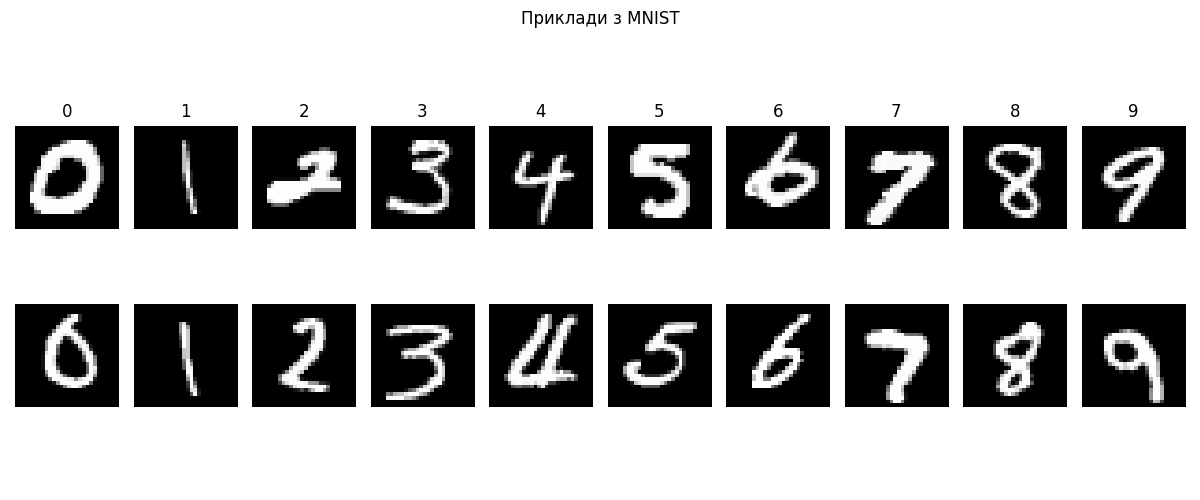
#> input picture lab4/lab_results/mnist_samples.png, 1200 x 500 px
$ python -i main.py   (imports and definitions only)
#> lines starting #> are read from the running program, lines starting #| are printed output that depends on the picture; after the words box and inside, x2 and y2 are one past the last pixel; in counts of white or black regions, pixels touching at a corner belong together
import tensorflow as tf
from tensorflow.keras import layers, models, datasets, utils
import numpy as np
import matplotlib.pyplot as plt
import seaborn as sns
from sklearn.metrics import confusion_matrix, classification_report
import pandas as pd
import cv2
import os
import glob
from scipy import ndimage
import random

SEED = 42
os.environ['PYTHONHASHSEED'] = str(SEED)
# [3 lines not run here, left out]
OUTPUT_DIR = 'lab_results'

# [5 lines not run here, left out]

# [1 line that did not run here, left out]

# [1 line that did not run here, left out]
# [1 line that did not run here, left out]

# [1 line that did not run here, left out]
# [1 line that did not run here, left out]

# [1 line that did not run here, left out]
# [1 line that did not run here, left out]

def visualize_mnist_samples(images, labels, save_name="mnist_samples.png"):
    plt.figure(figsize=(12, 5))
    for i in range(10):
        indices = np.where(labels == i)[0]
        count = min(len(indices), 2)
        random_indices = np.random.choice(indices, count, replace=False)
        for j, idx in enumerate(random_indices):
            ax = plt.subplot(2, 10, i + 1 + j * 10)
            plt.imshow(images[idx], cmap='gray')
            plt.axis('off')
            if j == 0:
                ax.set_title(str(i))
    plt.suptitle("Приклади з MNIST")
    plt.tight_layout()
    plt.savefig(os.path.join(OUTPUT_DIR, save_name))

# [3 lines not run here, left out]

def get_best_shift(img):
    cy, cx = ndimage.center_of_mass(img)
    rows, cols = img.shape
    shiftx = np.round(cols / 2.0 - cx).astype(int)
    shifty = np.round(rows / 2.0 - cy).astype(int)
    return shiftx, shifty

def shift(img, sx, sy):
    rows, cols = img.shape
    M = np.float32([[1, 0, sx], [0, 1, sy]])
    shifted = cv2.warpAffine(img, M, (cols, rows))
    return shifted

def process_custom_image(img_path):
#> called with img_path = 'lab_results/mnist_samples.png'
    img = cv2.imread(img_path, cv2.IMREAD_GRAYSCALE)
#> img is the input picture: shape (500, 1200); min 0, max 255, mean 177.8
    if img is None: return None

    img = cv2.GaussianBlur(img, (5, 5), 0)
    _, img_thresh = cv2.threshold(img, 0, 255, cv2.THRESH_BINARY_INV + cv2.THRESH_OTSU)
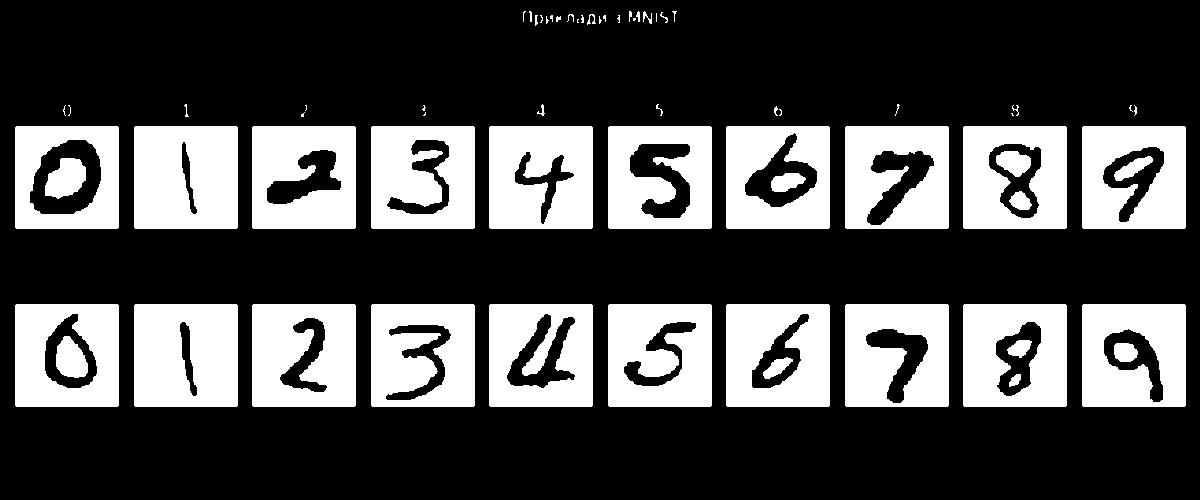
#> img_thresh: shape (500, 1200); 30.2% white; 67 white regions (22 under 20 px), largest, box (x1, y1, x2, y2) and area: (134, 126, 238, 229) 10334, (134, 304, 238, 407) 10183, (489, 126, 593, 229) 9611

    coords = cv2.findNonZero(img_thresh)
#> coords = contour of 181331 points, box (x1, y1, x2, y2) (15, 11, 1186, 407), area 123811
    if coords is None: return None
    x, y, w, h = cv2.boundingRect(coords)
#> x = 15; y = 11; w = 1171; h = 396
    pad = 10
    img_thresh = img_thresh[max(0, y - pad):min(img_thresh.shape[0], y + h + pad),
    max(0, x - pad):min(img_thresh.shape[1], x + w + pad)]
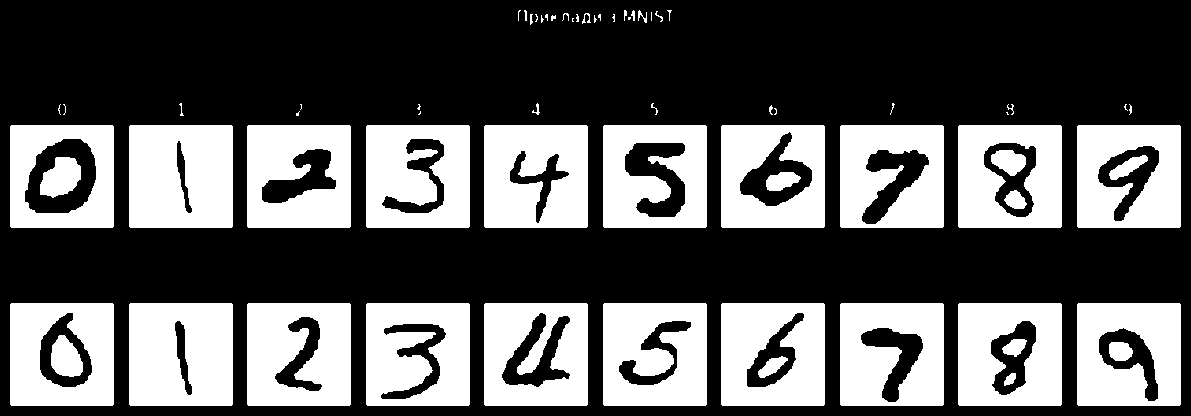
#> img_thresh: shape (416, 1191); 36.6% white; 67 white regions (22 under 20 px), largest, box (x1, y1, x2, y2) and area: (129, 125, 233, 228) 10334, (129, 303, 233, 406) 10183, (484, 125, 588, 228) 9611

    rows, cols = img_thresh.shape
#> rows = 416; cols = 1191
    if rows > cols:
        factor = 20.0 / rows
        rows = 20
        cols = int(round(cols * factor))
    else:
        factor = 20.0 / cols
#> factor = 0.0168
        cols = 20
        rows = int(round(rows * factor))
#> rows = 7

    if cols == 0 or rows == 0: return None

    img_thresh = cv2.resize(img_thresh, (cols, rows), interpolation=cv2.INTER_AREA)

    new_img = np.zeros((28, 28), dtype=np.uint8)
    start_row = (28 - rows) // 2
#> start_row = 10
    start_col = (28 - cols) // 2
    new_img[start_row:start_row + rows, start_col:start_col + cols] = img_thresh
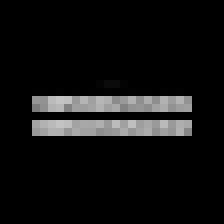
#> new_img: shape (28, 28) (shown 8 times larger); min 0, max 196, mean 16.7
    shiftx, shifty = get_best_shift(new_img)
#> in get_best_shift, `cy, cx = ndimage.center_of_mass(img)`: cy = 13.99; cx = 13.42
#> in get_best_shift, `shiftx = np.round(cols / 2.0 - cx).astype(int)`: shiftx = 1
#> in get_best_shift, `shifty = np.round(rows / 2.0 - cy).astype(int)`: shifty = 0
#> shiftx = 1; shifty = 0
    shifted = shift(new_img, shiftx, shifty)
#> in shift, `M = np.float32([[1, 0, sx], [0, 1, sy]])`: M = [[1, 0, 1], [0, 1, 0]]
#> in shift, `shifted = cv2.warpAffine(img, M, (cols, rows))`:
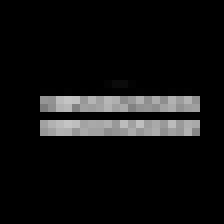
#> shifted: shape (28, 28) (shown 8 times larger); min 0, max 196, mean 16.7

    return shifted.astype('float32') / 255.0

def load_custom_dataset(folder_path='my_digits'):
    custom_images = []
    custom_labels = []

    if not os.path.exists(folder_path):
        print(f"УВАГА: Папка '{folder_path}' не знайдена. Створіть папку та додайте фото.")
        return None, None

    extensions = ['*.jpg', '*.jpeg', '*.png', '*.bmp']
    files = []
    for ext in extensions:
        files.extend(glob.glob(os.path.join(folder_path, ext)))

    print(f"Знайдено {len(files)} файлів.")
    if not files: return None, None

    for f in files:
        try:
            filename = os.path.basename(f)

            if filename[0].isdigit():
                label = int(filename[0])
                img = process_custom_image(f)
                if img is not None:
                    custom_images.append(img)
                    custom_labels.append(label)
        except Exception as e:
            print(f"Помилка файлу {f}: {e}")

    if not custom_images: return None, None
    return np.array(custom_images), np.array(custom_labels)

custom_x, custom_y = load_custom_dataset('my_digits')

has_custom = False
# [23 lines not run here, left out]


def analyze_results(model, x, y_true, title, filename_prefix):
    preds = model.predict(x)
    y_pred = np.argmax(preds, axis=1)

    cm = confusion_matrix(y_true, y_pred)
    csv_filename = f"{filename_prefix}.csv"
    df_cm = pd.DataFrame(cm, index=range(10), columns=range(10))
    df_cm.to_csv(os.path.join(OUTPUT_DIR, csv_filename))
    print(f"Матрицю збережено у CSV: {csv_filename}")

    plt.figure(figsize=(8, 6))
    sns.heatmap(cm, annot=True, fmt='d', cmap='Blues', cbar=False)
    plt.xlabel('Передбачений клас')
    plt.ylabel('Справжній клас')
    plt.title(title)
    plt.savefig(os.path.join(OUTPUT_DIR, f"{filename_prefix}.png"))
    plt.show()

    print(f"\nЗвіт класифікації для {title}:")
    labels_present = np.unique(np.concatenate((y_true, y_pred)))
    print(classification_report(y_true, y_pred, labels=labels_present, zero_division=0))

# [1 line not run here, left out]

# [5 lines that did not run here, left out]

# [1 line not run here, left out]

# [2 lines that did not run here, left out]

# [1 line that did not run here, left out]
# [5 lines not run here, left out]

# [10 lines that did not run here, left out]

# [1 line not run here, left out]

# [2 lines that did not run here, left out]

# [1 line that did not run here, left out]
# [8 lines not run here, left out]

>>> result = process_custom_image('lab_results/mnist_samples.png')

$ run again, on lab4/lab_results/cm_lenet.png
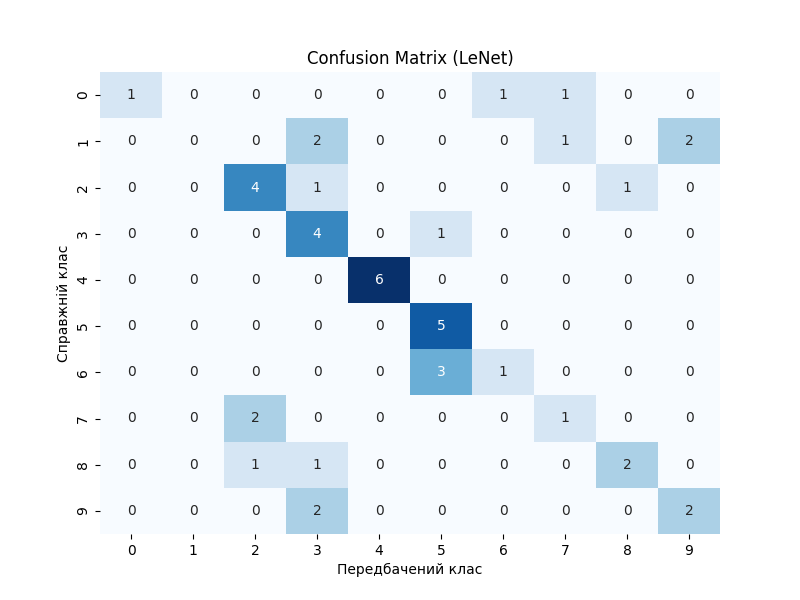
#> input picture lab4/lab_results/cm_lenet.png, 800 x 600 px
#> in process_custom_image, `_, img_thresh = cv2.threshold(img, 0, 255, cv2.THRESH_BINARY_INV + cv2..`:
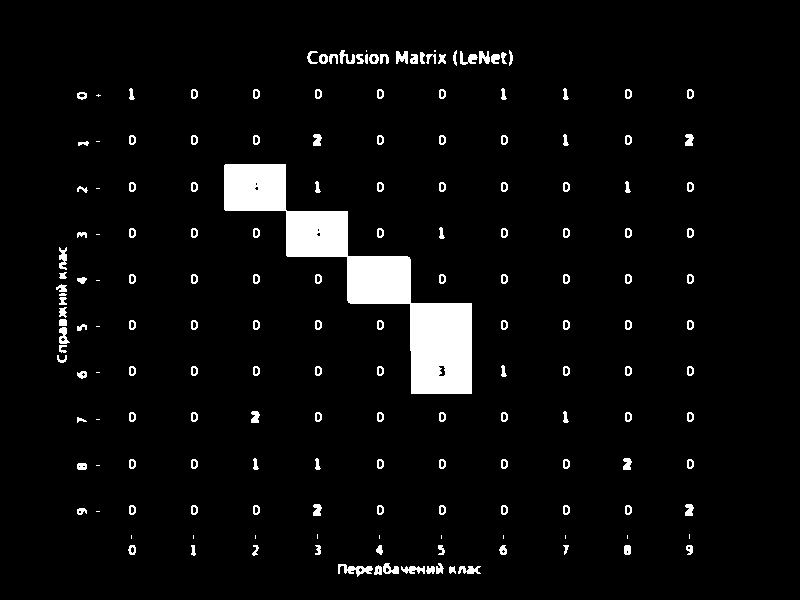
#> img_thresh: shape (600, 800); 4.7% white; 175 white regions (23 under 20 px), largest, box (x1, y1, x2, y2) and area: (224, 164, 472, 394) 14366, (338, 564, 373, 577) 217, (401, 566, 425, 574) 129
#> coords = contour of 22597 points, box (x1, y1, x2, y2) (56, 50, 694, 577), area 10958
#> x = 56; y = 50; w = 638; h = 527
#> cy = 12.24; cx = 13.24
#> in get_best_shift, `shiftx = np.round(cols / 2.0 - cx).astype(int)`: shiftx = 1
#> in get_best_shift, `shifty = np.round(rows / 2.0 - cy).astype(int)`: shifty = 2
#> in process_custom_image, `shiftx, shifty = get_best_shift(new_img)`: shiftx = 1; shifty = 2
#> M = [[1, 0, 1], [0, 1, 2]]
#> in shift, `shifted = cv2.warpAffine(img, M, (cols, rows))`:
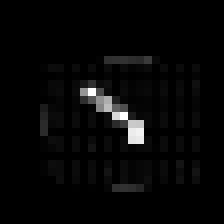
#> shifted: shape (28, 28) (shown 8 times larger); min 0, max 255, mean 6.9

$ run again, on lab4/lab_results/cm_mlp.png
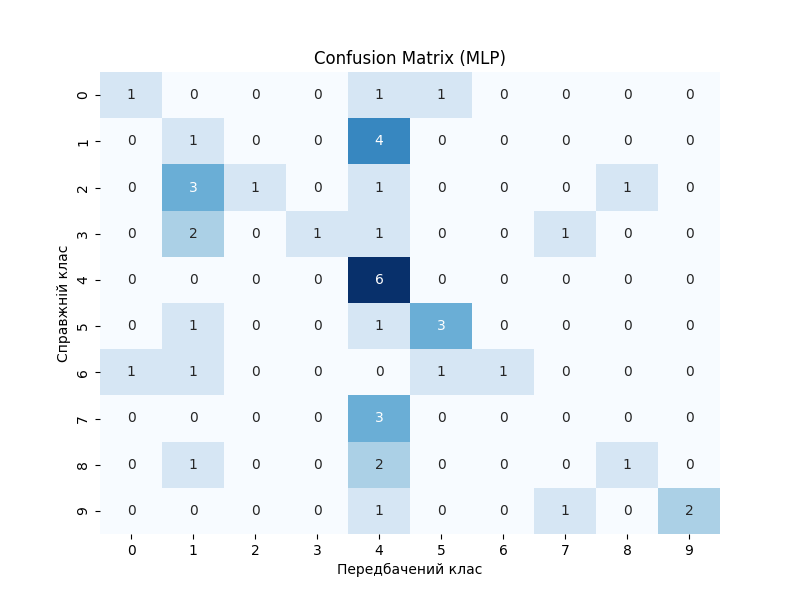
#> input picture lab4/lab_results/cm_mlp.png, 800 x 600 px
#> in process_custom_image, `_, img_thresh = cv2.threshold(img, 0, 255, cv2.THRESH_BINARY_INV + cv2..`:
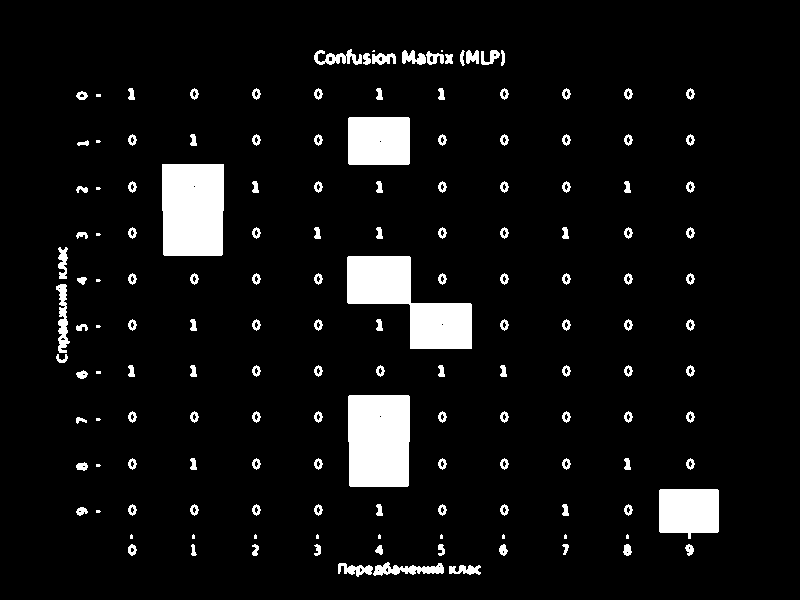
#> img_thresh: shape (600, 800); 6.9% white; 154 white regions (21 under 20 px), largest, box (x1, y1, x2, y2) and area: (347, 256, 472, 349) 5919, (162, 164, 224, 256) 5611, (348, 395, 410, 487) 5609
#> coords = contour of 33172 points, box (x1, y1, x2, y2) (56, 49, 719, 577), area 1654
#> x = 56; y = 49; w = 663; h = 528
#> cy = 13.53; cx = 13.08
#> in get_best_shift, `shiftx = np.round(cols / 2.0 - cx).astype(int)`: shiftx = 1
#> in get_best_shift, `shifty = np.round(rows / 2.0 - cy).astype(int)`: shifty = 0
#> in process_custom_image, `shiftx, shifty = get_best_shift(new_img)`: shiftx = 1; shifty = 0
#> M = [[1, 0, 1], [0, 1, 0]]
#> in shift, `shifted = cv2.warpAffine(img, M, (cols, rows))`:
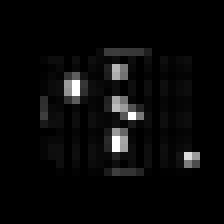
#> shifted: shape (28, 28) (shown 8 times larger); min 0, max 255, mean 9.2
